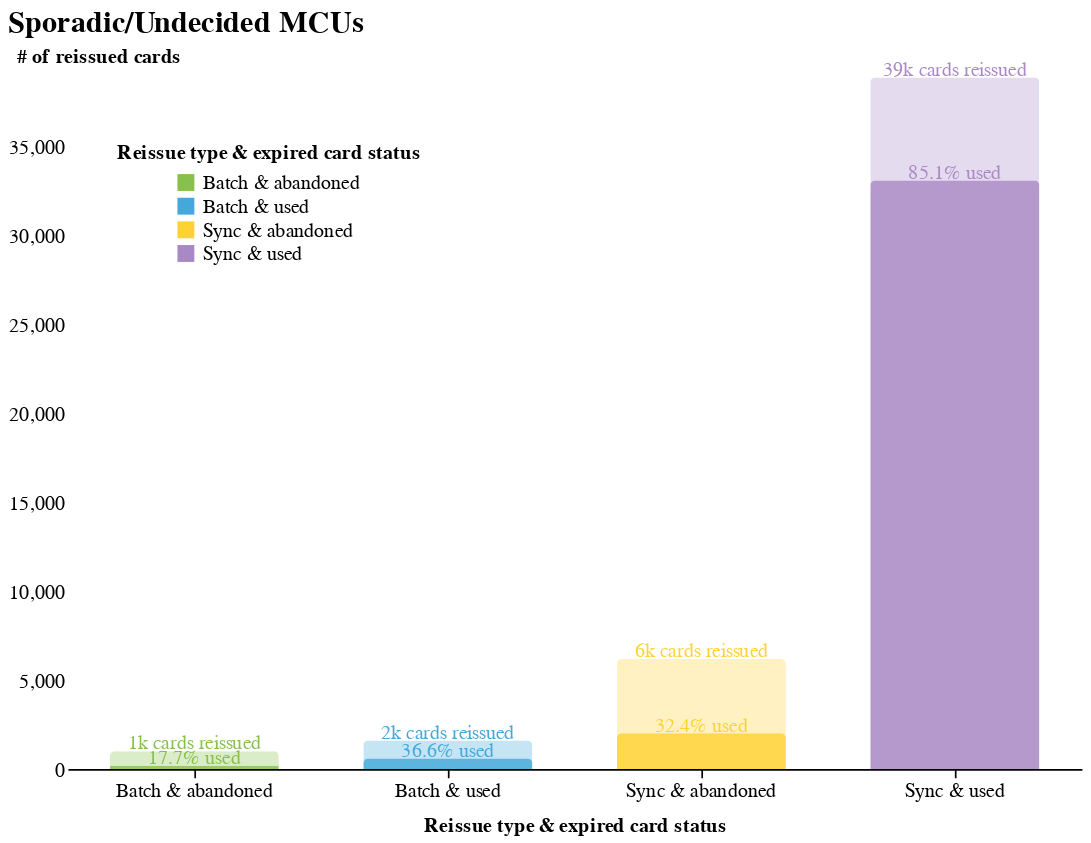

The cell this chart's notebook holds for it:
### Markdown cell above
For continuous MCUs we definitely have to send a notification for sync reissue. However customers who reply to sync reissue and have their old card abandoned have only 34% of usage rate. I would suggest to still include these customers in the sync reissue process, because the sum number of these customers is quite high and this 34% still makes up with a high number of customers that return using their card (at least once).

## 2.2. Sporadic/Undecided MCUs <a name="sporadic_mcu"></a>
These are the customers that mostly use N26 cards sporadically. They usually move between dormant and active stages with larger gaps of inactivity. See the split below for this type of MCU.

### Code cell
mcu_category_chart("Sporadic/Undecided", 38000)

### Figure 1 — Vega-Lite specification as saved in the notebook (floating-point values rounded to 4 significant figures)
{"width": 600, "height": 400, "config": {"title": {"fontSize": 18, "font": "Karla", "anchor": "start", "fontColor": "#000000"}, "axisX": {"domain": true, "domainColor": "#000000", "domainWidth": 1, "grid": false, "labelFont": "Montserrat", "labelFontSize": 12, "labelAngle": 0, "tickColor": "#000000", "tickSize": 5, "titleFont": "Karla", "titleFontSize": 12, "titlePadding": 10, "title": "X Axis Title (units)"}, "axisY": {"domain": false, "grid": true, "gridColor": "#DEDDDD", "gridWidth": 1, "labelFont": "Montserrat", "labelFontSize": 12, "labelAngle": 0, "ticks": false, "titleFont": "Karla", "titleFontSize": 12, "titlePadding": 10, "title": "Y Axis Title (units)", "titleAngle": 0, "titleY": -15, "titleX": 18}, "range": {"category": ["#88C04D", "#44A8DA", "#FED234", "#A989C5", "#066696", "#FC97C2", "#FF8360", "#B7ABC2"], "diverging": ["#cfe8f3", "#a2d4ec", "#73bfe2", "#46abdb", "#1696d2", "#12719e"]}, "legend": {"labelFont": "Montserrat", "labelFontSize": 12, "symbolType": "square", "symbolSize": 100, "titleFont": "Karla", "titleFontSize": 12, "title": "", "orient": "none", "direction": "horizontal", "titleAnchor": "middle"}, "view": {"stroke": "transparent"}, "background": "#fff", "area": {"fill": "#88C04D"}, "line": {"color": "#88C04D", "stroke": "#88C04D", "strokeWidth": 2}, "trail": {"color": "#88C04D", "stroke": "#88C04D", "strokeWidth": 0, "size": 1}, "path": {"stroke": "#88C04D", "strokeWidth": 0.5}, "point": {"filled": true}, "text": {"font": "Montserrat", "color": "#88C04D", "fontSize": 11, "align": "right", "fontWeight": 400, "size": 11}, "bar": {"size": 40, "binSpacing": 1, "opacity": 0.8, "continuousBandSize": 30, "discreteBandSize": 30, "fill": "#88C04D", "stroke": false, "cornerRadiusTopLeft": 3, "cornerRadiusTopRight": 3}, "column": {"fontSize": 18, "font": "Karla", "anchor": "start", "fontColor": "#000000"}}, "layer": [{"layer": [{"mark": {"type": "bar", "size": 100}, "encoding": {"color": {"field": "category", "legend": {"direction": "vertical", "legendX": 30, "legendY": 30, "title": "Reissue type & expired card status"}, "type": "nominal"}, "order": {"field": "category", "type": "nominal"}, "x": {"axis": {"title": "Reissue type & expired card status"}, "field": "category", "type": "ordinal"}, "y": {"axis": null, "field": "used_cards", "scale": {"domain": [0, 38000]}, "type": "quantitative"}}}, {"mark": {"type": "text", "align": "center", "dx": 0, "dy": -5, "size": 12}, "encoding": {"color": {"field": "category", "legend": {"direction": "vertical", "legendX": 30, "legendY": 30, "title": "Reissue type & expired card status"}, "type": "nominal"}, "order": {"field": "category", "type": "nominal"}, "text": {"field": "usage_text", "type": "nominal"}, "x": {"axis": {"title": "Reissue type & expired card status"}, "field": "category", "type": "ordinal"}, "y": {"axis": null, "field": "used_cards", "scale": {"domain": [0, 38000]}, "type": "quantitative"}}}]}, {"layer": [{"mark": {"type": "bar", "opacity": 0.3, "size": 100}, "encoding": {"color": {"field": "category", "legend": null, "type": "nominal"}, "order": {"field": "category", "type": "nominal"}, "x": {"axis": {"title": "Reissue type & expired card status"}, "field": "category", "type": "ordinal"}, "y": {"axis": {"grid": false, "title": "# of reissued cards"}, "field": "cards", "scale": {"domain": [0, 38000]}, "type": "quantitative"}}}, {"mark": {"type": "text", "align": "center", "dx": 0, "dy": -5, "size": 12}, "encoding": {"color": {"field": "category", "legend": null, "type": "nominal"}, "order": {"field": "category", "type": "nominal"}, "text": {"field": "cards_text", "type": "nominal"}, "x": {"axis": {"title": "Reissue type & expired card status"}, "field": "category", "type": "ordinal"}, "y": {"axis": {"grid": false, "title": "# of reissued cards"}, "field": "cards", "scale": {"domain": [0, 38000]}, "type": "quantitative"}}}]}, {"mark": "point", "encoding": {"opacity": {"value": 0}, "x": {"field": "category", "type": "ordinal"}}, "selection": {"selector005": {"type": "single", "nearest": true, "on": "mouseover", "fields": ["category"], "empty": "none"}}}], "data": {"name": "data-e65de2508849c8cd30afa8634833529b"}, "resolve": {"scale": {"y": "independent"}}, "title": "Sporadic/Undecided MCUs", "$schema": "https://vega.github.io/schema/vega-lite/v4.17.0.json", "datasets": {"data-e65de2508849c8cd30afa8634833529b": [{"mcu_category": "Sporadic/Undecided", "category": "Batch & abandoned", "cards": 1000, "used_cards": 177.0, "usage_rate": 0.177, "cards_text": "1k cards reissued", "usage_text": "17.7% used", "used_card_share": 0.001597, "unused_card_share": 0.007224, "used_share_text": "0.2% of all used cards", "unused_share_text": "0.7% of all not-used cards"}, {"mcu_category": "Sporadic/Undecided", "category": "Batch & used", "cards": 1604, "used_cards": 587.0, "usage_rate": 0.366, "cards_text": "2k cards reissued", "usage_text": "36.6% used", "used_card_share": 0.005295, "unused_card_share": 0.008927, "used_share_text": "0.5% of all used cards", "unused_share_text": "0.9% of all not-used cards"}, {"mcu_category": "Sporadic/Undecided", "category": "Sync & used", "cards": 38875, "used_cards": 33080.0, "usage_rate": 0.8508, "cards_text": "39k cards reissued", "usage_text": "85.1% used", "used_card_share": 0.2984, "unused_card_share": 0.0509, "used_share_text": "29.8% of all used cards", "unused_share_text": "5.1% of all not-used cards"}, {"mcu_category": "Sporadic/Undecided", "category": "Sync & abandoned", "cards": 6175, "used_cards": 2001.0, "usage_rate": 0.324, "cards_text": "6k cards reissued", "usage_text": "32.4% used", "used_card_share": 0.01805, "unused_card_share": 0.03664, "used_share_text": "1.8% of all used cards", "unused_share_text": "3.7% of all not-used cards"}]}}
